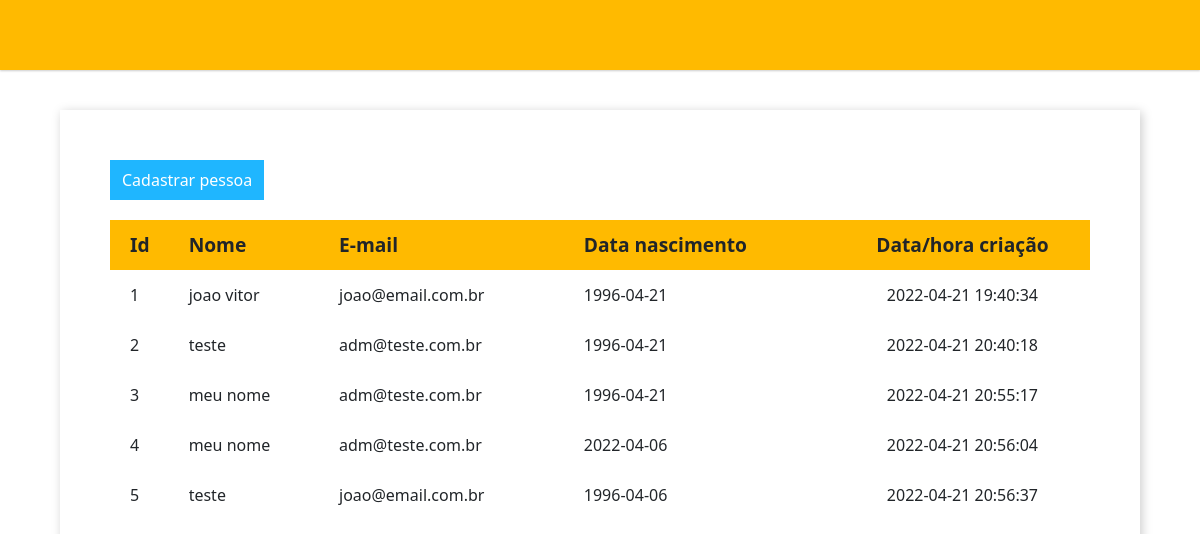
The page / on the database its author committed.
### tables this page shows
CREATE TABLE `pessoa` (
  `id` int NOT NULL,
  `name` varchar(50) NOT NULL,
  `email` varchar(50) NOT NULL,
  `idade` date NOT NULL,
  `createdAt` datetime NOT NULL
);

### www/pessoa_controller.php (called while the page is built, shortened)
<?php
require "pessoa_service.php";
require "conexao.php";
$acao = isset($_GET['acao']) ? $_GET['acao'] : $acao;
if ($acao == 'inserir') {
	$pessoa = new Pessoa();
	$pessoa->__set('name', $_POST['name']);
	$pessoa->__set('email', $_POST['email']);
	$pessoa->__set('idade', $_POST['idade']);
	$conexao = new Conexao();
	$PessoaService = new PessoaService($conexao, $pessoa);
	$PessoaService->inserir();
	header('Location: index.php');
} else if ($acao == 'recuperar') {
	$pessoas = new Pessoa();
	$conexao = new Conexao();
	$PessoaService = new PessoaService($conexao, $pessoas);
	$pessoas = $PessoaService->recuperar();
} else if ($acao == 'remover') {
	$contato = new Pessoa();
	$contato->__set('id', $_GET['id']);
	$conexao = new Conexao();
	if (isset($_GET['pag']) && $_GET['pag'] == 'index') {
		header('location: adm.php');
	} else {
		header('location: adm.php');
	}
}

### www/conexao.php (called while the page is built)
<?php
class Conexao {
	private $host = 'db';
	private $dbname = 'docker';
	private $user = 'root';
	private $pass = 'test';
	public function conectar() {
		try {
			$conexao = new PDO(
				"mysql:host=$this->host;dbname=$this->dbname",
				"$this->user",
				"$this->pass"
			);
			return $conexao;
		} catch (PDOException $e) {
			echo '<p>'.$e->getMessage().'</p>';
		}
	}
}
?>

### www/pessoa_service.php (called while the page is built, shortened)
<?php
class PessoaService {
	private $conexao;
	public function __construct(Conexao $conexao, Pessoa $pessoa) {
		$this->conexao = $conexao->conectar();
	}
	public function recuperar() {
		$query = 'select * from pessoa';
		$stmt = $this->conexao->prepare($query);
		$stmt->execute();
		return $stmt->fetchAll(PDO::FETCH_OBJ);
	}
}
?>

### www/index.php (the view, shortened to what this page needs)
<?php
require "pessoa_controller.php";
?>
<!DOCTYPE html>
<html lang="pt-BR">
<head>
    <link rel="stylesheet" href="css/main.css">
    <link rel="stylesheet" href="css/button.css">
    <link rel="stylesheet" href="css/records.css">
    <link href="https://cdn.jsdelivr.net/npm/bootstrap@5.1.3/dist/css/bootstrap.min.css" rel="stylesheet">
</head>
<body>
    <header>
    </header>
    <main>
        <button type="button" class="button blue mobile" data-bs-toggle="modal" data-bs-target="#staticBackdrop">
            Cadastrar pessoa
        </button>
        <table class="records">
            <thead>
                <tr>
                    <th>Id</th>
                    <th>Nome</th>
                    <th>E-mail</th>
                    <th>Data nascimento</th>
                    <th>Data/hora criação</th>
                </tr>
            </thead>
            <tbody>
                <?php foreach ($pessoas as $indice => $pessoa) { ?>
                    <tr>
                        <td><?= $pessoa->id ?></td>
                        <td><?= $pessoa->name ?></td>
                        <td><?= $pessoa->email ?></td>
                        <td><?= $pessoa->idade ?></td>
                        <td><?= $pessoa->createdAt ?></td>
                    </tr>
                <?php } ?>
            </tbody>
        </table>
    </main>
</body>
</html>

### www/css/main.css (style rules this page uses)
* { padding: 0; margin: 0; box-sizing: border-box; }
:root { --primary-color: #FFBA00; --secundary-color: #FFF1CC; --shadow-color: #CCC; --text-color: #FFF; }
body { min-height: 100vh; display: flex; flex-direction: column; font-family: 'karla', sans-serif; position:relative; }
header { background-color: var(--primary-color); height: 70px; text-align: center; line-height: 70px; box-shadow: 0 1px 2px var(--shadow-color); }
main { flex-grow: 1; display: flex; flex-direction: column; align-items: flex-start; width: 90%; margin: 5vh auto; padding: 50px; box-shadow: 2px 2px 10px var(--shadow-color); gap: 20px; }

### www/css/button.css (style rules this page uses)
.button { border-style: none; height: 40px; padding: 6px 12px; background-color: black; color: white; font-size: 1rem; cursor: pointer; transition: box-shadow .6s ease; }
.button.blue { background-color: #1FB6FF; }

### www/css/records.css (style rules this page uses)
.records { width: 100%; user-select: none; text-align: left; }
.records th { height: 50px; background-color: var(--primary-color); padding-left: 20px; font-size: 1.2rem; }
.records td { height: 50px; padding-left: 20px; }
.records th:last-child, .records td:last-child { padding: 0; min-width: 140px; text-align: center; }

### rows shown on the page
pessoa: id "1", name "joao vitor", email "joao@email.com.br", idade "1996-04-21", createdAt "2022-04-21 19:40:34"
pessoa: id "2", name "teste", email "adm@teste.com.br", idade "1996-04-21", createdAt "2022-04-21 20:40:18"
pessoa: id "3", name "meu nome", email "adm@teste.com.br", idade "1996-04-21", createdAt "2022-04-21 20:55:17"
pessoa: id "4", name "meu nome", email "adm@teste.com.br", idade "2022-04-06", createdAt "2022-04-21 20:56:04"
pessoa: id "5", name "teste", email "joao@email.com.br", idade "1996-04-06", createdAt "2022-04-21 20:56:37"
